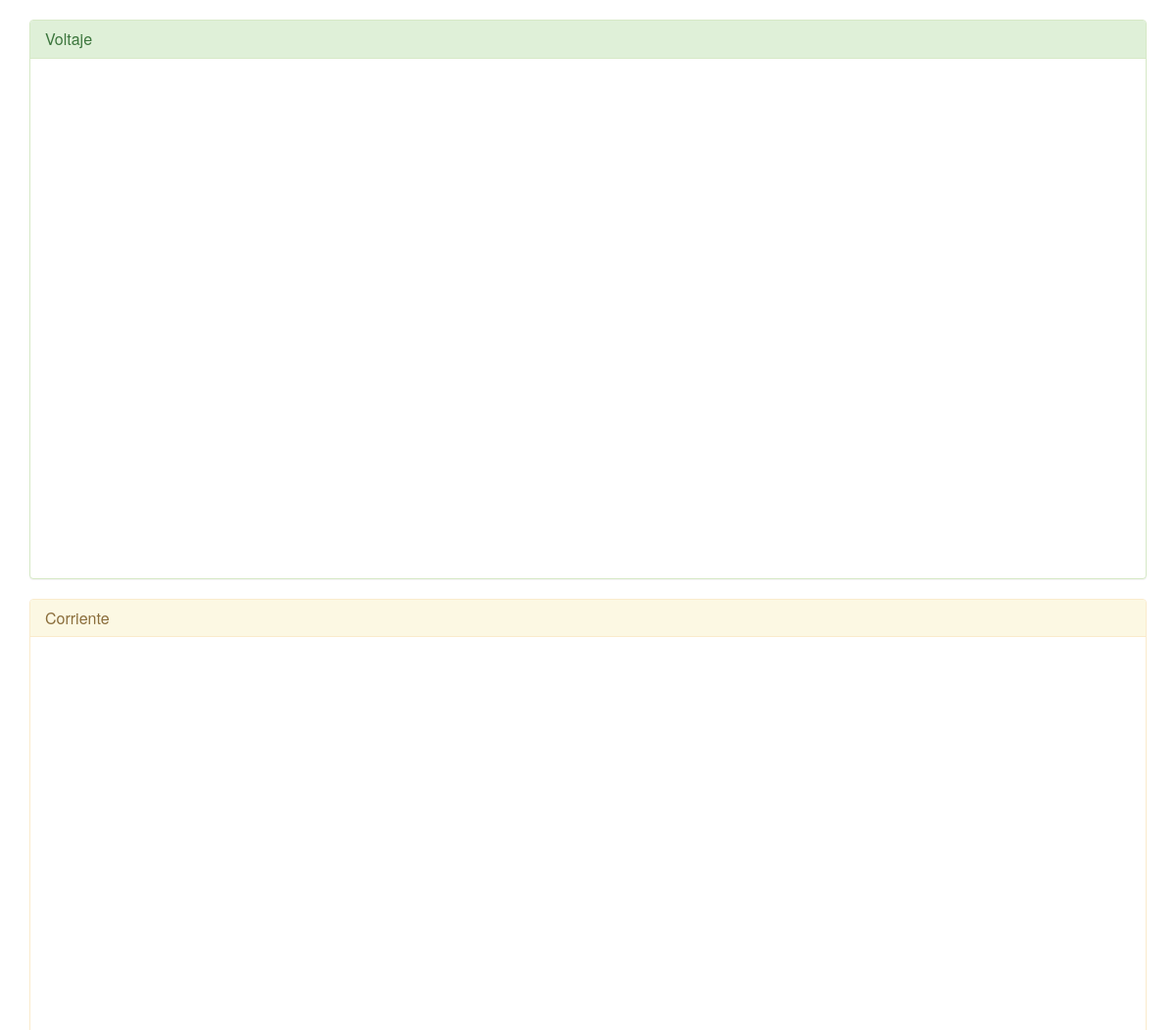
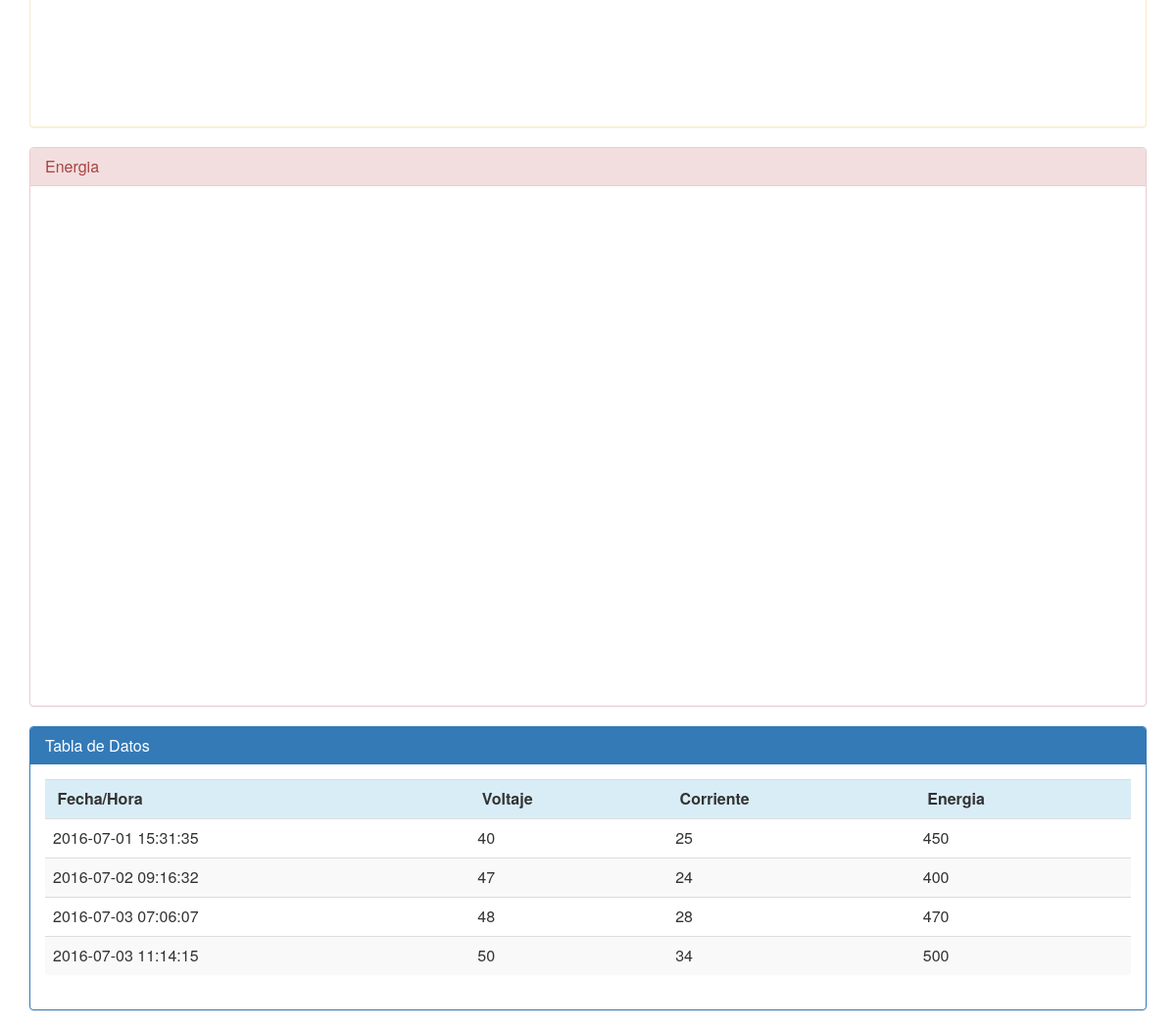
The page / on the database its author committed (2 pictures, top to bottom).
### tables this page shows
CREATE TABLE `medidor` (
  `fecha_hora` timestamp NOT NULL DEFAULT CURRENT_TIMESTAMP,
  `voltaje` int(11) NOT NULL,
  `corriente` int(11) NOT NULL,
  `energia` int(11) NOT NULL
);

### index.php (the view, shortened to what this page needs)
<?php
	$link=Connection();
	$sth = $link->prepare("SELECT fecha_hora, voltaje, corriente, energia FROM medidor");
	$sth->execute();
?>
<html>
   <head>
		<link rel="stylesheet" href="https://maxcdn.bootstrapcdn.com/bootstrap/3.3.6/css/bootstrap.min.css">
		<link rel="stylesheet" href="https://cdnjs.cloudflare.com/ajax/libs/bootstrap-material-design/4.0.1/bootstrap-material-design.min.css">
   </head>
<body>
	<div class="container"><br>
			<div class="panel panel-success">
				<div class="panel-heading">
					<h3 class="panel-title">Voltaje</h3>
				</div>
				<div class="panel-body">
					<div id="chartdiv1" style="width	: 100%; height	: 500px;"></div>
				</div>
			</div>
			<div class="panel panel-warning">
				<div class="panel-heading">
					<h3 class="panel-title">Corriente</h3>
				</div>
				<div class="panel-body">
					<div id="chartdiv2" style="width	: 100%; height	: 500px;"></div>
				</div>
			</div>
			<div class="panel panel-danger">
				<div class="panel-heading">
					<h3 class="panel-title">Energia</h3>
				</div>
				<div class="panel-body">
					<div id="chartdiv3" style="width	: 100%; height	: 500px;"></div>
				</div>
			</div>
	<div class="panel panel-primary">
		<div class="panel-heading">
			<h2 class="panel-title">Tabla de Datos</h2>
		</div>
		<div class="panel-body">
			<table class="table table-striped table-hover ">
				<tr class="info">
					<th>&nbsp;Fecha/Hora&nbsp;</td>
					<th>&nbsp;Voltaje&nbsp;</td>
					<th>&nbsp;Corriente&nbsp;</td>
					<th>&nbsp;Energia&nbsp;</td>
				</tr>
			 <?php foreach($sth->fetchAll(PDO::FETCH_ASSOC) as $row) : ?>
				<tr>
					<td><?php echo $row['fecha_hora']; ?></td>
					<td><?php echo $row['voltaje']; ?></td>
					<td><?php echo $row['corriente']; ?></td>
					<td><?php echo $row['energia']; ?></td>
				</tr>
			 <?php endforeach;?>
		   </table>
		</div>
	  </div>
	</div>
</body>
</html>

### rows shown on the page
medidor: fecha_hora "2016-07-01 15:31:35", voltaje "40", corriente "25", energia "450"
medidor: fecha_hora "2016-07-02 09:16:32", voltaje "47", corriente "24", energia "400"
medidor: fecha_hora "2016-07-03 07:06:07", voltaje "48", corriente "28", energia "470"
medidor: fecha_hora "2016-07-03 11:14:15", voltaje "50", corriente "34", energia "500"
